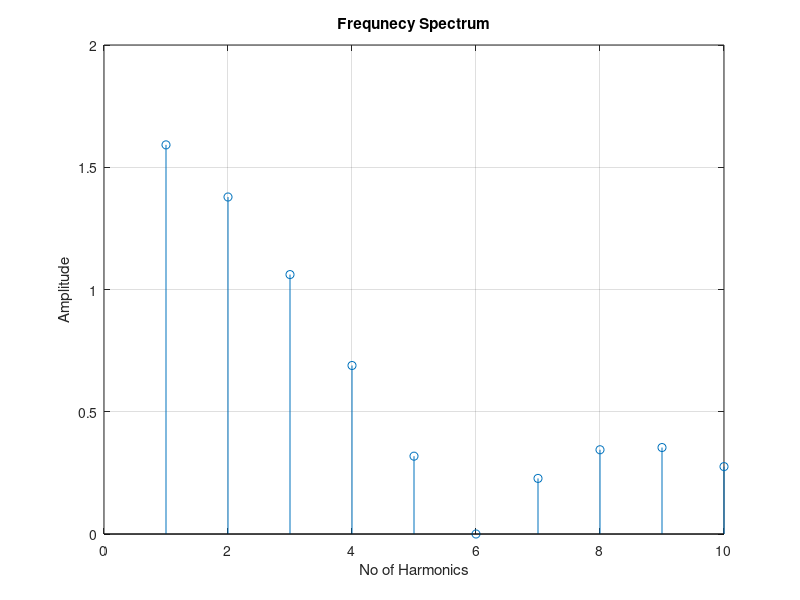

MATLAB code to generate this figure:
clc
clear all;
a = 10;
b = a/pi;
N = 10;
tbbyt = 1/6;
for n = 1:1:N
    c = (1/n)*sin(n*pi*tbbyt);
    temp = b*c;
    f(1,n) = temp;
end
stem(abs(f));
xlabel('No of Harmonics');
ylabel('Amplitude');
title('Frequnecy Spectrum');
grid on;
